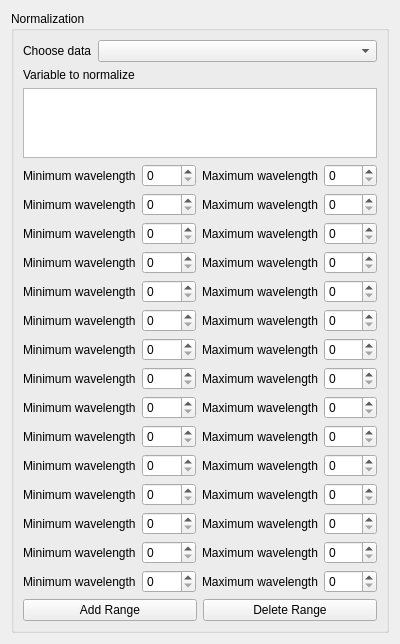
<?xml version="1.0" encoding="UTF-8"?>
<ui version="4.0">
 <class>Form</class>
 <widget class="QWidget" name="Form">
  <property name="geometry">
   <rect>
    <x>0</x>
    <y>0</y>
    <width>400</width>
    <height>567</height>
   </rect>
  </property>
  <property name="windowTitle">
   <string>Form</string>
  </property>
  <layout class="QVBoxLayout" name="verticalLayout_3">
   <item>
    <widget class="QGroupBox" name="groupBox">
     <property name="title">
      <string>Normalization</string>
     </property>
     <layout class="QVBoxLayout" name="Normalization">
      <item>
       <layout class="QFormLayout" name="chooseDataFormLayout">
        <item row="0" column="0">
         <widget class="QLabel" name="chooseDataLabel">
          <property name="text">
           <string>Choose data</string>
          </property>
         </widget>
        </item>
        <item row="0" column="1">
         <widget class="QComboBox" name="chooseDataComboBox"/>
        </item>
       </layout>
      </item>
      <item>
       <layout class="QVBoxLayout" name="varToNormalizeVerticalLayout">
        <item>
         <widget class="QLabel" name="varToNormalizeLabel">
          <property name="text">
           <string>Variable to normalize</string>
          </property>
         </widget>
        </item>
        <item>
         <widget class="QListView" name="varToNormalizeListView"/>
        </item>
       </layout>
      </item>
      <item>
       <layout class="QGridLayout" name="waveLengthLayout">
        <item row="0" column="0">
         <widget class="QLabel" name="minimumWavelengthLabel">
          <property name="text">
           <string>Minimum wavelength</string>
          </property>
         </widget>
        </item>
        <item row="0" column="1">
         <widget class="QSpinBox" name="minimumWavelengthSpinBox"/>
        </item>
        <item row="0" column="2">
         <widget class="QLabel" name="maximumWavelengthLabel">
          <property name="text">
           <string>Maximum wavelength</string>
          </property>
         </widget>
        </item>
        <item row="0" column="3">
         <widget class="QSpinBox" name="maximumWavelengthSpinBox"/>
        </item>
        <item row="1" column="0">
         <widget class="QLabel" name="minimumWavelengthLabel_2">
          <property name="text">
           <string>Minimum wavelength</string>
          </property>
         </widget>
        </item>
        <item row="1" column="1">
         <widget class="QSpinBox" name="minimumWavelengthSpinBox_2"/>
        </item>
        <item row="1" column="2">
         <widget class="QLabel" name="maximumWavelengthLabel_2">
          <property name="text">
           <string>Maximum wavelength</string>
          </property>
         </widget>
        </item>
        <item row="1" column="3">
         <widget class="QSpinBox" name="maximumWavelengthSpinBox_2"/>
        </item>
        <item row="2" column="0">
         <widget class="QLabel" name="minimumWavelengthLabel_3">
          <property name="text">
           <string>Minimum wavelength</string>
          </property>
         </widget>
        </item>
        <item row="2" column="1">
         <widget class="QSpinBox" name="minimumWavelengthSpinBox_3"/>
        </item>
        <item row="2" column="2">
         <widget class="QLabel" name="maximumWavelengthLabel_3">
          <property name="text">
           <string>Maximum wavelength</string>
          </property>
         </widget>
        </item>
        <item row="2" column="3">
         <widget class="QSpinBox" name="maximumWavelengthSpinBox_3"/>
        </item>
        <item row="3" column="0">
         <widget class="QLabel" name="minimumWavelengthLabel_4">
          <property name="text">
           <string>Minimum wavelength</string>
          </property>
         </widget>
        </item>
        <item row="3" column="1">
         <widget class="QSpinBox" name="minimumWavelengthSpinBox_4"/>
        </item>
        <item row="3" column="2">
         <widget class="QLabel" name="maximumWavelengthLabel_4">
          <property name="text">
           <string>Maximum wavelength</string>
          </property>
         </widget>
        </item>
        <item row="3" column="3">
         <widget class="QSpinBox" name="maximumWavelengthSpinBox_4"/>
        </item>
        <item row="4" column="0">
         <widget class="QLabel" name="minimumWavelengthLabel_5">
          <property name="text">
           <string>Minimum wavelength</string>
          </property>
         </widget>
        </item>
        <item row="4" column="1">
         <widget class="QSpinBox" name="minimumWavelengthSpinBox_5"/>
        </item>
        <item row="4" column="2">
         <widget class="QLabel" name="maximumWavelengthLabel_5">
          <property name="text">
           <string>Maximum wavelength</string>
          </property>
         </widget>
        </item>
        <item row="4" column="3">
         <widget class="QSpinBox" name="maximumWavelengthSpinBox_5"/>
        </item>
        <item row="5" column="0">
         <widget class="QLabel" name="minimumWavelengthLabel_6">
          <property name="text">
           <string>Minimum wavelength</string>
          </property>
         </widget>
        </item>
        <item row="5" column="1">
         <widget class="QSpinBox" name="minimumWavelengthSpinBox_6"/>
        </item>
        <item row="5" column="2">
         <widget class="QLabel" name="maximumWavelengthLabel_6">
          <property name="text">
           <string>Maximum wavelength</string>
          </property>
         </widget>
        </item>
        <item row="5" column="3">
         <widget class="QSpinBox" name="maximumWavelengthSpinBox_6"/>
        </item>
        <item row="6" column="0">
         <widget class="QLabel" name="minimumWavelengthLabel_7">
          <property name="text">
           <string>Minimum wavelength</string>
          </property>
         </widget>
        </item>
        <item row="6" column="1">
         <widget class="QSpinBox" name="minimumWavelengthSpinBox_7"/>
        </item>
        <item row="6" column="2">
         <widget class="QLabel" name="maximumWavelengthLabel_7">
          <property name="text">
           <string>Maximum wavelength</string>
          </property>
         </widget>
        </item>
        <item row="6" column="3">
         <widget class="QSpinBox" name="maximumWavelengthSpinBox_7"/>
        </item>
        <item row="7" column="0">
         <widget class="QLabel" name="minimumWavelengthLabel_8">
          <property name="text">
           <string>Minimum wavelength</string>
          </property>
         </widget>
        </item>
        <item row="7" column="1">
         <widget class="QSpinBox" name="minimumWavelengthSpinBox_8"/>
        </item>
        <item row="7" column="2">
         <widget class="QLabel" name="maximumWavelengthLabel_8">
          <property name="text">
           <string>Maximum wavelength</string>
          </property>
         </widget>
        </item>
        <item row="7" column="3">
         <widget class="QSpinBox" name="maximumWavelengthSpinBox_8"/>
        </item>
        <item row="8" column="0">
         <widget class="QLabel" name="minimumWavelengthLabel_9">
          <property name="text">
           <string>Minimum wavelength</string>
          </property>
         </widget>
        </item>
        <item row="8" column="1">
         <widget class="QSpinBox" name="minimumWavelengthSpinBox_9"/>
        </item>
        <item row="8" column="2">
         <widget class="QLabel" name="maximumWavelengthLabel_9">
          <property name="text">
           <string>Maximum wavelength</string>
          </property>
         </widget>
        </item>
        <item row="8" column="3">
         <widget class="QSpinBox" name="maximumWavelengthSpinBox_9"/>
        </item>
        <item row="9" column="0">
         <widget class="QLabel" name="minimumWavelengthLabel_10">
          <property name="text">
           <string>Minimum wavelength</string>
          </property>
         </widget>
        </item>
        <item row="9" column="1">
         <widget class="QSpinBox" name="minimumWavelengthSpinBox_10"/>
        </item>
        <item row="9" column="2">
         <widget class="QLabel" name="maximumWavelengthLabel_10">
          <property name="text">
           <string>Maximum wavelength</string>
          </property>
         </widget>
        </item>
        <item row="9" column="3">
         <widget class="QSpinBox" name="maximumWavelengthSpinBox_10"/>
        </item>
        <item row="10" column="0">
         <widget class="QLabel" name="minimumWavelengthLabel_11">
          <property name="text">
           <string>Minimum wavelength</string>
          </property>
         </widget>
        </item>
        <item row="10" column="1">
         <widget class="QSpinBox" name="minimumWavelengthSpinBox_11"/>
        </item>
        <item row="10" column="2">
         <widget class="QLabel" name="maximumWavelengthLabel_11">
          <property name="text">
           <string>Maximum wavelength</string>
          </property>
         </widget>
        </item>
        <item row="10" column="3">
         <widget class="QSpinBox" name="maximumWavelengthSpinBox_11"/>
        </item>
        <item row="11" column="0">
         <widget class="QLabel" name="minimumWavelengthLabel_12">
          <property name="text">
           <string>Minimum wavelength</string>
          </property>
         </widget>
        </item>
        <item row="11" column="1">
         <widget class="QSpinBox" name="minimumWavelengthSpinBox_12"/>
        </item>
        <item row="11" column="2">
         <widget class="QLabel" name="maximumWavelengthLabel_12">
          <property name="text">
           <string>Maximum wavelength</string>
          </property>
         </widget>
        </item>
        <item row="11" column="3">
         <widget class="QSpinBox" name="maximumWavelengthSpinBox_12"/>
        </item>
        <item row="12" column="0">
         <widget class="QLabel" name="minimumWavelengthLabel_13">
          <property name="text">
           <string>Minimum wavelength</string>
          </property>
         </widget>
        </item>
        <item row="12" column="1">
         <widget class="QSpinBox" name="minimumWavelengthSpinBox_13"/>
        </item>
        <item row="12" column="2">
         <widget class="QLabel" name="maximumWavelengthLabel_13">
          <property name="text">
           <string>Maximum wavelength</string>
          </property>
         </widget>
        </item>
        <item row="12" column="3">
         <widget class="QSpinBox" name="maximumWavelengthSpinBox_13"/>
        </item>
        <item row="13" column="0">
         <widget class="QLabel" name="minimumWavelengthLabel_14">
          <property name="text">
           <string>Minimum wavelength</string>
          </property>
         </widget>
        </item>
        <item row="13" column="1">
         <widget class="QSpinBox" name="minimumWavelengthSpinBox_14"/>
        </item>
        <item row="13" column="2">
         <widget class="QLabel" name="maximumWavelengthLabel_14">
          <property name="text">
           <string>Maximum wavelength</string>
          </property>
         </widget>
        </item>
        <item row="13" column="3">
         <widget class="QSpinBox" name="maximumWavelengthSpinBox_14"/>
        </item>
        <item row="14" column="0">
         <widget class="QLabel" name="minimumWavelengthLabel_15">
          <property name="text">
           <string>Minimum wavelength</string>
          </property>
         </widget>
        </item>
        <item row="14" column="1">
         <widget class="QSpinBox" name="minimumWavelengthSpinBox_15"/>
        </item>
        <item row="14" column="2">
         <widget class="QLabel" name="maximumWavelengthLabel_15">
          <property name="text">
           <string>Maximum wavelength</string>
          </property>
         </widget>
        </item>
        <item row="14" column="3">
         <widget class="QSpinBox" name="maximumWavelengthSpinBox_15"/>
        </item>
       </layout>
      </item>
      <item>
       <layout class="QHBoxLayout" name="addDelRangeLayout">
        <item>
         <widget class="QPushButton" name="pushButton">
          <property name="text">
           <string>Add Range</string>
          </property>
         </widget>
        </item>
        <item>
         <widget class="QPushButton" name="pushButton_2">
          <property name="text">
           <string>Delete Range</string>
          </property>
         </widget>
        </item>
       </layout>
      </item>
     </layout>
    </widget>
   </item>
  </layout>
 </widget>
 <resources/>
 <connections/>
</ui>
